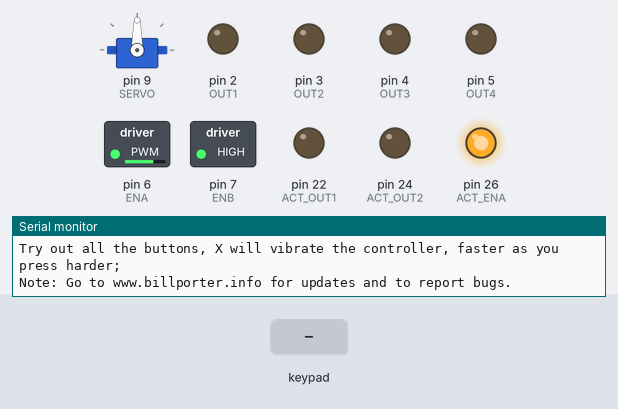
Bench run of a sketch on a simulated Arduino Mega 2560, built with avr-gcc and run on an emulated ATmega2560. Shown: servo, switched loads named in the sketch (green lamp = pin HIGH), output pins drawn as LEDs (lit = HIGH), the last lines printed to the serial monitor. Inputs (shaded band) come from the test bench.

Above: at 1.5 s.
1.6 s: key 'U' pressed
At 1.85 s:
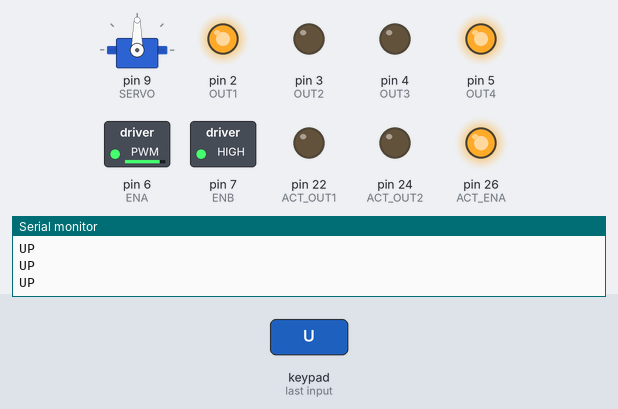
3.5 s: key 'D' pressed
At 4.6 s:
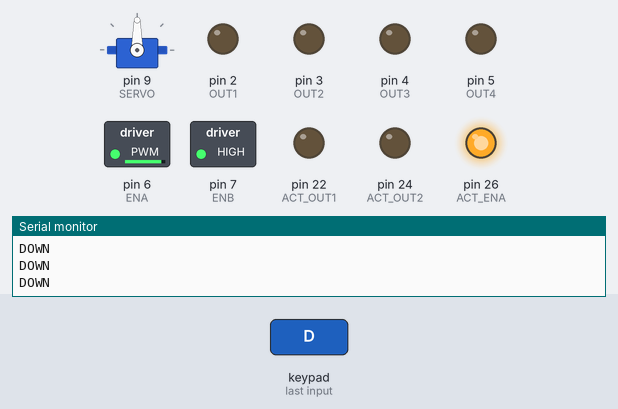
5.4 s: key 'L' pressed
At 5.65 s:
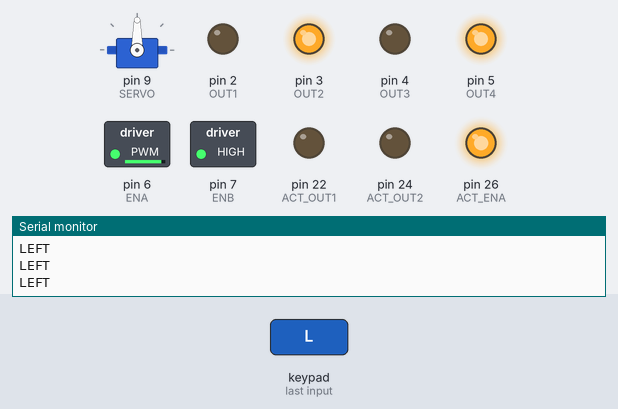
7.3 s: key 'R' pressed
At 7.56 s:
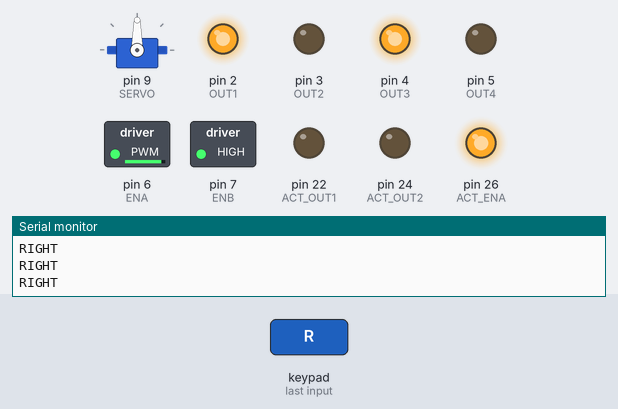
9.2 s: key 'X' pressed
At 9.45 s:
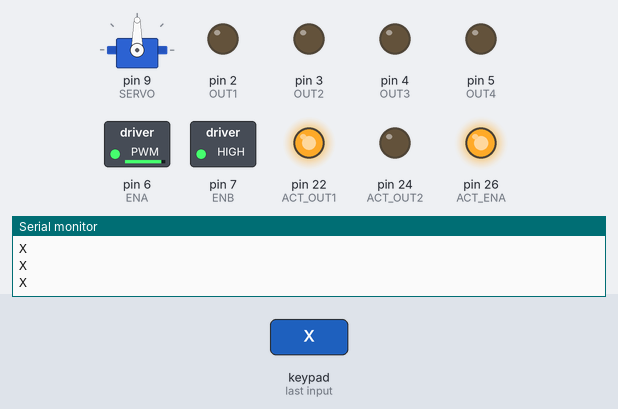
11.1 s: key 'O' pressed
At 12.3 s:
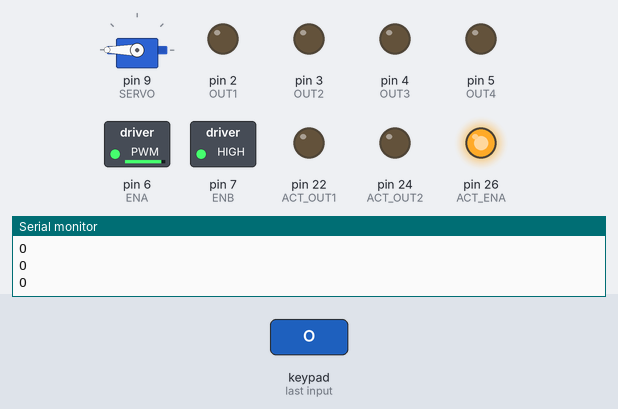
Timing chart, 0 to 13.6 s (numbered marks = the images above; inputs shaded):
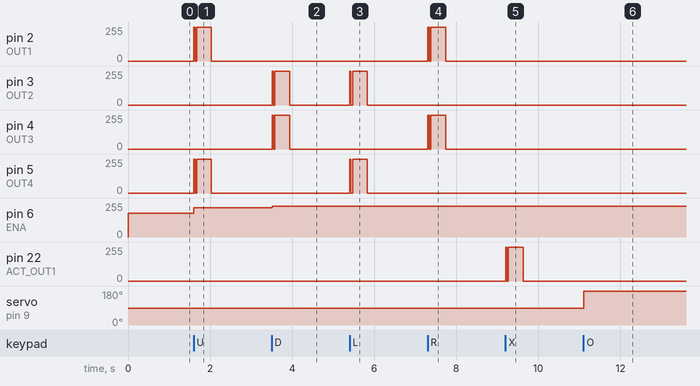

The sketch:

manual.ino
```cpp
#include <Arduino.h>
#include <PS2X_lib.h>  //for v1.6
#include <Servo.h>

#define SERVO 9

// left wheel
#define OUT1 2
#define OUT2 3
#define ENA 6

// right wheel
#define OUT3 4
#define OUT4 5
#define ENB 7

// Wheel relay left
#define LEFT_A 2
#define LEFT_B 3
// Wheel relay right
#define RIGHT_A 4
#define RIGHT_B 5

#define ACT_OUT1 22
#define ACT_OUT2 24
#define ACT_ENA 26

/******************************************************************
 * set pins connected to PS2 controller:
 *   - 1e column: original
 *   - 2e colmun: Stef?
 * replace pin numbers by the ones you use
 ******************************************************************/
#define PS2_DAT        13
#define PS2_CMD        11
#define PS2_SEL        10
#define PS2_CLK        12

/******************************************************************
 * select modes of PS2 controller:
 *   - pressures = analog reading of push-butttons
 *   - rumble    = motor rumbling
 * uncomment 1 of the lines for each mode selection
 ******************************************************************/

#define pressures   false
#define rumble      false

Servo myservo;  // create servo object to control a servo
int pos;// variable to rotate the servo
int add;

PS2X ps2x; // create PS2 Controller Class

//right now, the library does NOT support hot pluggable controllers, meaning
//you must always either restart your Arduino after you connect the controller,
//or call config_gamepad(pins) again after connecting the controller.

int error = 0;
byte type = 0;
byte vibrate = 0;

void setup() {

  Serial.begin(57600);

  myservo.attach(SERVO);
  myservo.write(90);

  pinMode(OUT1, OUTPUT);
  pinMode(OUT2, OUTPUT);
  pinMode(OUT3, OUTPUT);
  pinMode(OUT4, OUTPUT);
  pinMode(ENA, OUTPUT);
  pinMode(ENB, OUTPUT);

  pinMode(ACT_OUT1, OUTPUT);
  pinMode(ACT_OUT2, OUTPUT);
  pinMode(ACT_ENA, OUTPUT);

  analogWrite(ENA, 180);
  analogWrite(ENB, 255);

  analogWrite(ACT_ENA, 255);

  pinMode(LEFT_A, OUTPUT);
  pinMode(LEFT_B, OUTPUT);
  pinMode(RIGHT_A, OUTPUT);
  pinMode(RIGHT_B, OUTPUT);

  delay(300);  //added delay to give wireless ps2 module some time to startup, before configuring it

  //CHANGES for v1.6 HERE!!! **************PAY ATTENTION*************

  //setup pins and settings: GamePad(clock, command, attention, data, Pressures?, Rumble?) check for error
  error = ps2x.config_gamepad(PS2_CLK, PS2_CMD, PS2_SEL, PS2_DAT, pressures, rumble);

  if(error == 0){
    Serial.print("Found Controller, configured successful ");
    Serial.print("pressures = ");
  if (pressures)
    Serial.println("true ");
  else
    Serial.println("false");
  Serial.print("rumble = ");
  if (rumble)
    Serial.println("true)");
  else
    Serial.println("false");
    Serial.println("Try out all the buttons, X will vibrate the controller, faster as you press harder;");
    Serial.println("Note: Go to www.billporter.info for updates and to report bugs.");
  }
  else if(error == 1)
    Serial.println("No controller found, check wiring, see readme.txt to enable debug. visit www.billporter.info for troubleshooting tips");

  else if(error == 2)
    Serial.println("Controller found but not accepting commands. see readme.txt to enable debug. Visit www.billporter.info for troubleshooting tips");

  else if(error == 3)
    Serial.println("Controller refusing to enter Pressures mode, may not support it. ");

//  Serial.print(ps2x.Analog(1), HEX);

//   type = ps2x.readType();
//   switch(type) {
//     case 0:
//       Serial.print("Unknown Controller type found ");
//       break;
//     case 1:
//       Serial.print("DualShock Controller found ");
//       break;
//     case 2:
//       Serial.print("GuitarHero Controller found ");
//       break;
//   case 3:
//       Serial.print("Wireless Sony DualShock Controller found ");
//       break;
//    }

}

void loop() {

  /* You must Read Gamepad to get new values and set vibration values
     ps2x.read_gamepad(small motor on/off, larger motor strenght from 0-255)
     if you don't enable the rumble, use ps2x.read_gamepad(); with no values
     You should call this at least once a second
   */
  if(error == 1) //skip loop if no controller found
    return;

  ps2x.read_gamepad(false, vibrate); //read controller and set large motor to spin at 'vibrate' speed

// Digital Reading
// ps2x.Button(PSB_BUTTON)

// Anaglog Reading
// ps2x.Analog(PSAB_BUTTON)
// convert analog signal to Decimal number when print, eg. Serial.println(ps2x.Analog(PSAB_BUTTON), DEC);

// Using ButtonPressed, NewButtonState, ButonReleased

//    if(ps2x.ButtonPressed(PSB_CIRCLE))               //will be TRUE if button was JUST pressed
//      Serial.println("Circle just pressed");
//    if(ps2x.NewButtonState(PSB_CROSS))               //will be TRUE if button was JUST pressed OR released
//      Serial.println("X just changed");
//    if(ps2x.ButtonReleased(PSB_SQUARE))              //will be TRUE if button was JUST released

// Buttons reading

// ps2x.Button(PSB_START)       ps2x.Button(PSB_SELECT)
// ps2x.Button(PSB_PAD_UP)      ps2x.Button(PSB_PAD_LEFT)     ps2x.Button(PSB_PAD_DOWN)     ps2x.Button(PSB_PAD_RIGHT)
// ps2x.Button(PSB_TRIANGLE)    ps2x.Button(PSB_SQUARE)       ps2x.Button(PSB_CROSS)        ps2x.Button(PSB_CIRCLE)
// ps2x.Button(PSB_L1)          ps2x.Button(PSB_L2)           ps2x.Button(PSB_L3)           ps2x.Button(PSB_R1)           ps2x.Button(PSB_R2)         ps2x.Button(PSB_R3)

// Sticcks reading (Analog only)
// ps2x.Analog(PSS_LY)    Left stick, Y axis
// ps2x.Analog(PSS_LX)    Left stick, X axis
// ps2x.Analog(PSS_RY)    Right stick, Y axis
// ps2x.Analog(PSS_RX)    Right stick, X axis

// to print value, convert to DEC first eg. Serial.println(ps2x.Analog(PSS_LY), DEC);

    // default: stop
    moveStop();
    actuatorStop();

    if(ps2x.Button(PSB_START)) {
        Serial.println("START");
    }

    if(ps2x.Button(PSB_SELECT)) {
        Serial.println("SELECT");
    }

    if(ps2x.Button(PSB_PAD_UP)) {
        Serial.println("UP");

        analogWrite(ENA, 220);
        analogWrite(ENB, 255);

        moveForward();
    }

    if(ps2x.Button(PSB_PAD_DOWN)) {
        Serial.println("DOWN");
        analogWrite(ENA, 230);
        analogWrite(ENB, 255);
        moveBackward();
    }

    if(ps2x.Button(PSB_PAD_LEFT)) {
        Serial.println("LEFT");

        turnLeft();
    }

    if(ps2x.Button(PSB_PAD_RIGHT) ) {
        Serial.println("RIGHT");

        turnRight();
    }

    if(ps2x.Button(PSB_TRIANGLE)) {
        Serial.println("/_\\");
        actuatorBackward();
    }

    if(ps2x.Button(PSB_SQUARE)) {
        Serial.println("[]");
        servoCatch();
//        Serial.println(myservo.read(), DEC);

//        while(ps2x.Button(PSB_SQUARE)) {
//          if ((myservo.read()-1) >= 0) {
//            myservo.write(myservo.read()-1);
//          }
//        }
//        delay(15);
    }

    if(ps2x.Button(PSB_CROSS)) {
        Serial.println("X");
        actuatorForward();
    }

    if(ps2x.Button(PSB_CIRCLE)) {
        Serial.println("O");
        servoRelease();
//        Serial.println(myservo.read(), DEC);

//        while(ps2x.Button(PSB_CIRCLE)) {
//          if ((myservo.read()+1) <= 180) {
//            myservo.write(myservo.read()+1);
//          }
//        }

    }

    if(ps2x.Button(PSB_L1)) {
        Serial.println("L1");
    }

    if(ps2x.Button(PSB_L2)) {
        Serial.println("L2");
    }

    if(ps2x.Button(PSB_L3)) {
        Serial.println("L3");
    }

    if(ps2x.Button(PSB_R1)) {
        Serial.println("R1");
    }

    if(ps2x.Button(PSB_R2)) {
        Serial.println("R2");
    }

    if(ps2x.Button(PSB_R3)) {
        Serial.println("R3");
    }


//    if ((ps2x.Analog(PSS_LY) != 127) || (ps2x.Analog(PSS_LX) != 128) || (ps2x.Analog(PSS_RY) != 127) || (ps2x.Analog(PSS_RX) != 128)) {
//      Serial.print("(");
//      Serial.print(ps2x.Analog(PSS_LY));
//      Serial.print(", ");
//      Serial.print(ps2x.Analog(PSS_LX), DEC);
//      Serial.print(", ");
//      Serial.print(ps2x.Analog(PSS_RY), DEC);
//      Serial.print(", ");
//      Serial.print(ps2x.Analog(PSS_RX), DEC);
//      Serial.println(")");
//    }

  delay(15);

}


void turnLeft() {
//  digitalWrite(OUT1, HIGH);
//  digitalWrite(OUT2, LOW);
//  digitalWrite(OUT3, LOW);
//  digitalWrite(OUT4, HIGH);

  digitalWrite(LEFT_A, LOW);
  digitalWrite(LEFT_B, HIGH);
  digitalWrite(RIGHT_A, LOW);
  digitalWrite(RIGHT_B, HIGH);
}

void turnRight() {
//  digitalWrite(OUT1, LOW);
//  digitalWrite(OUT2, HIGH);
//
//  digitalWrite(OUT3, HIGH);
//  digitalWrite(OUT4, LOW);

  digitalWrite(LEFT_A, HIGH);
  digitalWrite(LEFT_B, LOW);
  digitalWrite(RIGHT_A, HIGH);
  digitalWrite(RIGHT_B, LOW);
}

void moveForward() {
//  digitalWrite(OUT1, LOW);
//  digitalWrite(OUT2, HIGH);
//
//  digitalWrite(OUT3, LOW);
//  digitalWrite(OUT4, HIGH);

  digitalWrite(LEFT_A, HIGH);
  digitalWrite(LEFT_B, LOW);
  digitalWrite(RIGHT_A, LOW);
  digitalWrite(RIGHT_B, HIGH);
}

void moveBackward() {
//  digitalWrite(OUT1, HIGH);
//  digitalWrite(OUT2, LOW);
//  digitalWrite(OUT3, HIGH);
//  digitalWrite(OUT4, LOW);

  digitalWrite(LEFT_A, LOW);
  digitalWrite(LEFT_B, HIGH);
  digitalWrite(RIGHT_A, HIGH);
  digitalWrite(RIGHT_B, LOW);
}

void moveStop() {
//  digitalWrite(OUT1, LOW);
//  digitalWrite(OUT2, LOW);
//
//  digitalWrite(OUT3, LOW);
//  digitalWrite(OUT4, LOW);
  digitalWrite(LEFT_A, LOW);
  digitalWrite(LEFT_B, LOW);
  digitalWrite(RIGHT_A, LOW);
  digitalWrite(RIGHT_B, LOW);
}

void actuatorForward() {
  digitalWrite(ACT_OUT1, HIGH);
  digitalWrite(ACT_OUT2, LOW);
}

void actuatorBackward() {
  digitalWrite(ACT_OUT1, LOW);
  digitalWrite(ACT_OUT2, HIGH);
}

void actuatorStop() {
  digitalWrite(ACT_OUT1, LOW);
  digitalWrite(ACT_OUT2, LOW);
}

void servoCatch() {
    pos = 0;
    myservo.write(pos);              // tell servo to go to position in variable 'pos'
    delay(15);                       // waits 15ms for the servo to reach the position
}

void servoRelease() {
    pos = 180;
    myservo.write(pos);              // tell servo to go to position in variable 'pos'
    delay(15);                       // waits 15ms for the servo to reach the position
}
```

Measured:
- after the input at 1.6 s, pin 2 (OUT1), pin 5 (OUT4): 0/255 → 254/255 at once, → 0/255 0.43 s later; pin 6 (ENA): 180/255 → 220/255 at once
- after the input at 3.5 s, pin 3 (OUT2), pin 4 (OUT3): 0/255 → 254/255 at once, → 0/255 0.43 s later; pin 6 (ENA): 220/255 → 230/255 at once
- after the input at 5.4 s, pin 3 (OUT2), pin 5 (OUT4): 0/255 → 254/255 at once, → 0/255 0.43 s later
- after the input at 7.3 s, pin 2 (OUT1), pin 4 (OUT3): 0/255 → 254/255 at once, → 0/255 0.43 s later
- after the input at 9.2 s, pin 22 (ACT_OUT1): 0/255 → 254/255 at once, → 0/255 0.43 s later
- after the input at 11.1 s, servo on pin 9 (SERVO): 90° → 180° at once
